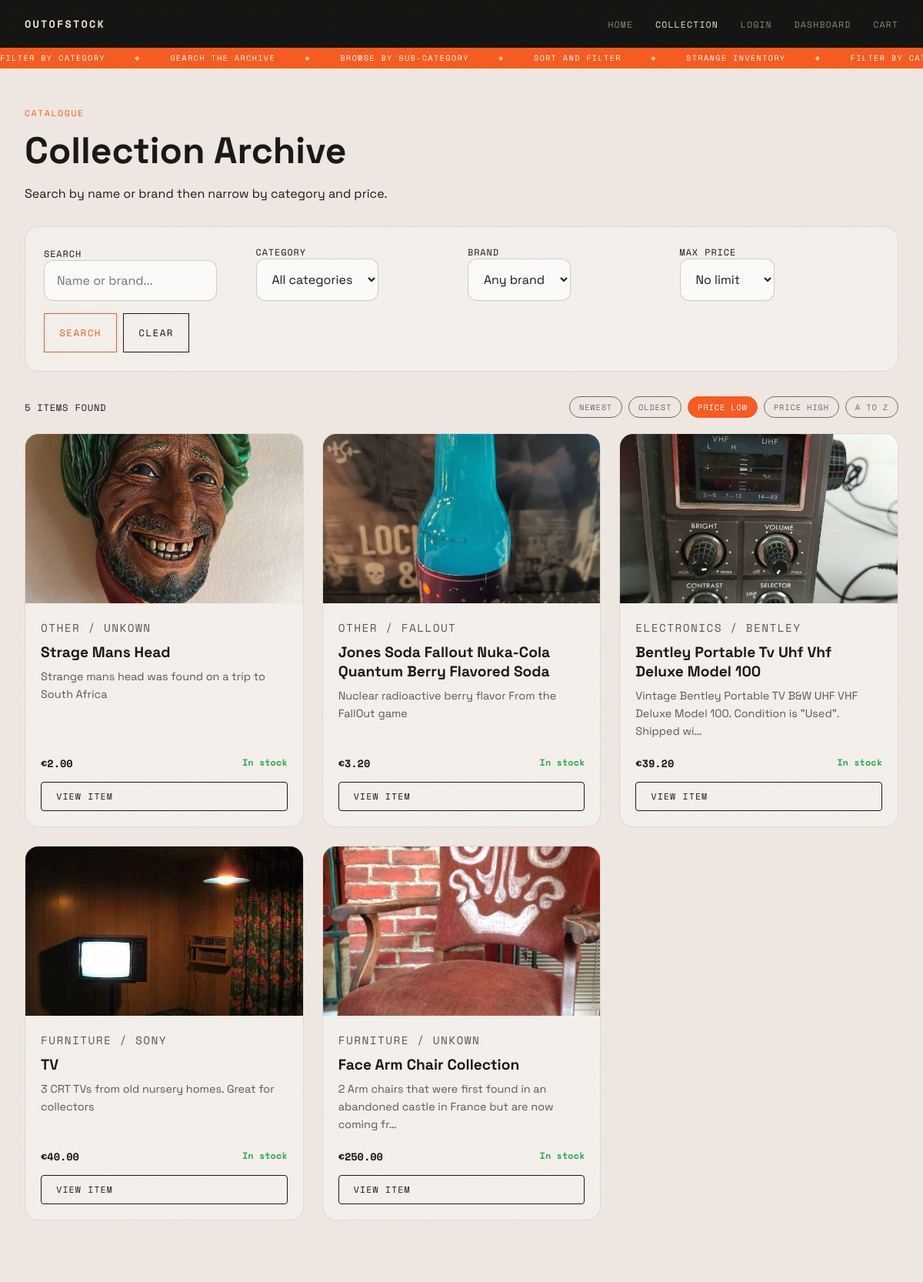
Page /products/?q=&category=&subcategory=&brand=&max_price=&sort=price_asc on the committed database.
### store/models.py (models this page shows, shortened)
class Product(models.Model):
    owner       = models.ForeignKey(User, on_delete=models.CASCADE, related_name='products', null=True, blank=True)
    category    = models.ForeignKey(Category, on_delete=models.CASCADE)
    name        = models.CharField(max_length=150)
    brand       = models.CharField(max_length=100, blank=True)
    description = models.TextField()
    price       = models.DecimalField(max_digits=8, decimal_places=2)
    image       = models.ImageField(upload_to='products/', blank=True, null=True)
    stock       = models.PositiveIntegerField(default=0)

class Category(models.Model):
    name        = models.CharField(max_length=100)
    description = models.TextField(blank=True)
    parent      = models.ForeignKey(
        'self',
        on_delete=models.SET_NULL,
        null=True,
        blank=True,
        related_name='subcategories'
    )
    class Meta:
        verbose_name_plural = 'Categories'

### store/views.py (the view)
# urls.py: path('products/',                           views.products,             name='products'),
def products(request):
    items = Product.objects.all()
    top_categories = Category.objects.filter(parent=None)
    categories = Category.objects.all()
    query = request.GET.get('q', '')
    category_id = request.GET.get('category', '')
    subcategory_id = request.GET.get('subcategory', '')
    max_price = request.GET.get('max_price', '')
    brand_filter = request.GET.get('brand', '')
    sort_by = request.GET.get('sort', 'newest')
    if query:
        items = items.filter(Q(name__icontains=query) | Q(brand__icontains=query))
    if subcategory_id:
        items = items.filter(category__id=subcategory_id)
    elif category_id:
        items = items.filter(Q(category__id=category_id) | Q(category__parent__id=category_id))
    if max_price:
        try:
            items = items.filter(price__lte=float(max_price))
        except:
            pass
    if brand_filter:
        items = items.filter(brand__icontains=brand_filter)
    if sort_by == 'price_asc':
        items = items.order_by('price')
    elif sort_by == 'price_desc':
        items = items.order_by('-price')
    elif sort_by == 'oldest':
        items = items.order_by('id')
    elif sort_by == 'az':
        items = items.order_by('name')
    else:
        items = items.order_by('-id')
    all_brands = Product.objects.exclude(brand='').values_list('brand', flat=True).distinct()
    subcategories = []
    if category_id:
        subcategories = list(Category.objects.filter(parent__id=category_id).values('id', 'name'))
    return render(request, 'store/products.html', {
        'products': items,
        'top_categories': top_categories,
        'categories': categories,
        'subcategories': subcategories,
        'all_brands': all_brands,
        'query': query,
        'selected_cat': category_id,
        'selected_subcat': subcategory_id,
        'selected_price': max_price,
        'selected_brand': brand_filter,
        'sort_by': sort_by,
        'result_count': items.count(),
    })

### store/templates/store/products.html (shortened to what this page needs)
{% load static %}
<!DOCTYPE html>
<html lang="en">
<head>
  <link rel="stylesheet" href="{% static 'store/css/shared.css' %}">
  <link rel="stylesheet" href="{% static 'store/css/collection.css' %}">
</head>
<body class="theme-light inner-page-body">
  <div class="noise"></div>
  <header class="site-header">
    <a href="{% url 'home' %}" class="logo">OUTOFSTOCK</a>
    <nav class="main-nav">
      <a href="{% url 'home' %}">Home</a>
      <a href="{% url 'products' %}" class="active-link">Collection</a>
      {% if user.is_authenticated %}<a href="{% url 'logout' %}">Logout</a>{% else %}<a href="{% url 'login' %}">Login</a>{% endif %}
      <a href="{% url 'dashboard' %}">Dashboard</a>
      <a href="{% url 'cart' %}">Cart</a>
    </nav>
  </header>
  <div class="ticker-wrap">
    <div class="ticker-track">
      <span>FILTER BY CATEGORY</span><span class="dot-sep">&#9670;</span>
      <span>SEARCH THE ARCHIVE</span><span class="dot-sep">&#9670;</span>
      <span>BROWSE BY SUB-CATEGORY</span><span class="dot-sep">&#9670;</span>
      <span>SORT AND FILTER</span><span class="dot-sep">&#9670;</span>
      <span>STRANGE INVENTORY</span><span class="dot-sep">&#9670;</span>
    </div>
  </div>
  <main class="inner-page">
    <section class="page-hero compact-hero">
      <div>
        <p class="section-label">CATALOGUE</p>
        <h1>Collection Archive</h1>
        <p class="page-intro">Search by name or brand then narrow by category and price.</p>
      </div>
    </section>
    <section class="filter-panel">
      <form class="filter-grid" method="GET" action="{% url 'products' %}" id="filter-form">
        <div class="filter-field">
          <label for="search">Search</label>
          <input id="search" name="q" type="text" placeholder="Name or brand..." value="{{ query }}" data-search />
        </div>
        <div class="filter-field">
          <label for="category-select">Category</label>
          <select id="category-select" name="category">
            <option value="">All categories</option>
          </select>
        </div>
        <div class="filter-field">
          <label for="brand">Brand</label>
          <select id="brand" name="brand">
            <option value="">Any brand</option>
          </select>
        </div>
        <div class="filter-field">
          <label for="price">Max price</label>
          <select id="price" name="max_price">
            <option value="">No limit</option>
          </select>
        </div>
        <div class="filter-buttons" style="grid-column: 1 / -1;">
          <button type="submit" class="action-btn">Search</button>
          <a href="{% url 'products' %}" class="ghost-btn">Clear</a>
        </div>
      </form>
    </section>
    <section class="catalog-grid-section">
      <div class="catalog-top-bar">
        <p>{{ result_count }} item{{ result_count|pluralize }} found</p>
        <div class="sort-options">
          <a href="?q={{ query }}&category={{ selected_cat }}&subcategory={{ selected_subcat }}&brand={{ selected_brand }}&max_price={{ selected_price }}&sort=newest"    class="sort-pill {% if sort_by == 'newest'     %}is-active{% endif %}">Newest</a>
          <a href="?q={{ query }}&category={{ selected_cat }}&subcategory={{ selected_subcat }}&brand={{ selected_brand }}&max_price={{ selected_price }}&sort=oldest"    class="sort-pill {% if sort_by == 'oldest'     %}is-active{% endif %}">Oldest</a>
          <a href="?q={{ query }}&category={{ selected_cat }}&subcategory={{ selected_subcat }}&brand={{ selected_brand }}&max_price={{ selected_price }}&sort=price_asc" class="sort-pill {% if sort_by == 'price_asc'  %}is-active{% endif %}">Price low</a>
          <a href="?q={{ query }}&category={{ selected_cat }}&subcategory={{ selected_subcat }}&brand={{ selected_brand }}&max_price={{ selected_price }}&sort=price_desc" class="sort-pill {% if sort_by == 'price_desc' %}is-active{% endif %}">Price high</a>
          <a href="?q={{ query }}&category={{ selected_cat }}&subcategory={{ selected_subcat }}&brand={{ selected_brand }}&max_price={{ selected_price }}&sort=az"        class="sort-pill {% if sort_by == 'az'         %}is-active{% endif %}">A to Z</a>
        </div>
      </div>
      <div class="catalog-grid">
        {% for product in products %}
        <article class="catalog-card">
          <a href="{% url 'product_detail' product.id %}" class="catalog-image{% if product.stock == 0 %} is-sold-out{% endif %}">
            {% if product.image %}
              <img src="{{ product.image.url }}" alt="{{ product.name }}" />
            {% else %}
              <span>{{ product.name }}</span>
            {% endif %}
          </a>
          <div class="catalog-copy">
            <p class="catalog-meta">
              {% if product.category.parent %}{{ product.category.parent.name }} &rsaquo; {% endif %}{{ product.category.name }}{% if product.brand %} / {{ product.brand }}{% endif %}
            </p>
            <h3><a href="{% url 'product_detail' product.id %}">{{ product.name }}</a></h3>
            <p>{{ product.description|truncatechars:90 }}</p>
            <div class="catalog-row">
              <span>&#8364;{{ product.price }}</span>
              {% if product.stock > 0 %}<span class="stock-in">In stock</span>{% else %}<span class="stock-out">SOLD OUT</span>{% endif %}
            </div>
            <a href="{% url 'product_detail' product.id %}" class="catalog-view-btn">View Item</a>
          </div>
        </article>
        {% empty %}
          <p class="empty-message">Nothing matches your search. <a href="{% url 'products' %}">Clear filters</a></p>
        {% endfor %}
      </div>
    </section>
  </main>
</body>
</html>

### store/static/store/css/collection.css (style rules this page uses)
.filter-panel { padding: 1.5rem; border-radius: 18px; margin-bottom: 2rem; }
.filter-grid { display: grid; grid-template-columns: repeat(4, 1fr); gap: 1rem; align-items: end; }
.catalog-top-bar { display: flex; justify-content: space-between; align-items: center; gap: 1rem; margin-bottom: 1.25rem; font-family: var(--font-mono); font-size: 0.76rem; letter-spacing: 0.06em; text-transform: uppercase; color: var(--page-text); }
.sort-options { display: flex; gap: 0.5rem; flex-wrap: wrap; }
.sort-pill { font-family: var(--font-mono); font-size: 0.65rem; letter-spacing: 0.08em; text-transform: uppercase; padding: 0.3rem 0.75rem; border: 1px solid var(--btn-border); border-radius: 999px; color: var(--btn-text); cursor: pointer; text-decoration: none; transition: all 0.15s ease; opacity: 0.6; }
.sort-pill.is-active { background: var(--orange); border-color: var(--orange); color: #fff; opacity: 1; }
.catalog-grid { display: grid; grid-template-columns: repeat(3, 1fr); gap: 1.5rem; }
.catalog-card { border-radius: 18px; overflow: hidden; display: flex; flex-direction: column; }
.catalog-image { display: block; height: 220px; position: relative; background: var(--card-bg); overflow: hidden; }
.catalog-image img { position: absolute; inset: 0; width: 100%; height: 100%; object-fit: cover; display: block; transition: transform 0.3s ease; }
.catalog-copy { padding: 1.25rem; flex: 1; display: flex; flex-direction: column; }
.catalog-meta { font-family: var(--font-mono); font-size: 0.78rem; letter-spacing: 0.1em; text-transform: uppercase; margin-bottom: 0.7rem; color: var(--orange); }
.catalog-copy h3 { margin-bottom: 0.5rem; font-size: 1.2rem; color: var(--page-text); }
.catalog-copy h3 a { color: inherit; }
.catalog-copy > p { font-size: 0.9rem; line-height: 1.6; color: var(--page-text); opacity: 0.7; margin-bottom: 0.5rem; }
.catalog-row { display: flex; justify-content: space-between; gap: 1rem; margin-top: auto; padding-top: 0.75rem; font-family: var(--font-mono); font-size: 0.85rem; font-weight: 700; color: var(--page-text); }
.catalog-view-btn { display: inline-block; margin-top: 0.85rem; font-family: var(--font-mono); font-size: 0.72rem; letter-spacing: 0.1em; text-transform: uppercase; padding: 0.6rem 1.2rem; border: 1px solid var(--btn-border); color: var(--btn-text); background: none; transition: all 0.2s ease; cursor: pointer; border-radius: 4px; }
.stock-in { color: var(--green); font-size: 0.75rem; }

### rows in the picture
Product: image (picture), category.name "OTHER", brand "UNKOWN", name "Strage Mans Head", description "Strange mans head was found on a trip to South Africa", price "2.00", stock "In stock"
Product: image (picture), category.name "OTHER", brand "FALLOUT", name "Jones Soda Fallout Nuka-Cola Quantum Berry Flavored Soda", description "Nuclear radioactive berry flavor From the FallOut game", price "3.20", stock "In stock"
Product: image (picture), category.name "ELECTRONICS", brand "BENTLEY", name "Bentley Portable Tv Uhf Vhf Deluxe Model 100", description "Vintage Bentley Portable TV B&W UHF VHF Deluxe Model 100. Condition is \"Used\". Shipped wi…", price "39.20", stock "In stock"
Product: image (picture), category.name "FURNITURE", brand "SONY", name "TV", description "3 CRT TVs from old nursery homes. Great for collectors", price "40.00", stock "In stock"
Product: image (picture), category.name "FURNITURE", brand "UNKOWN", name "Face Arm Chair Collection", description "2 Arm chairs that were first found in an abandoned castle in France but are now coming fr…", price "250.00", stock "In stock"

### other values in the picture
{{ result_count }} "5"
